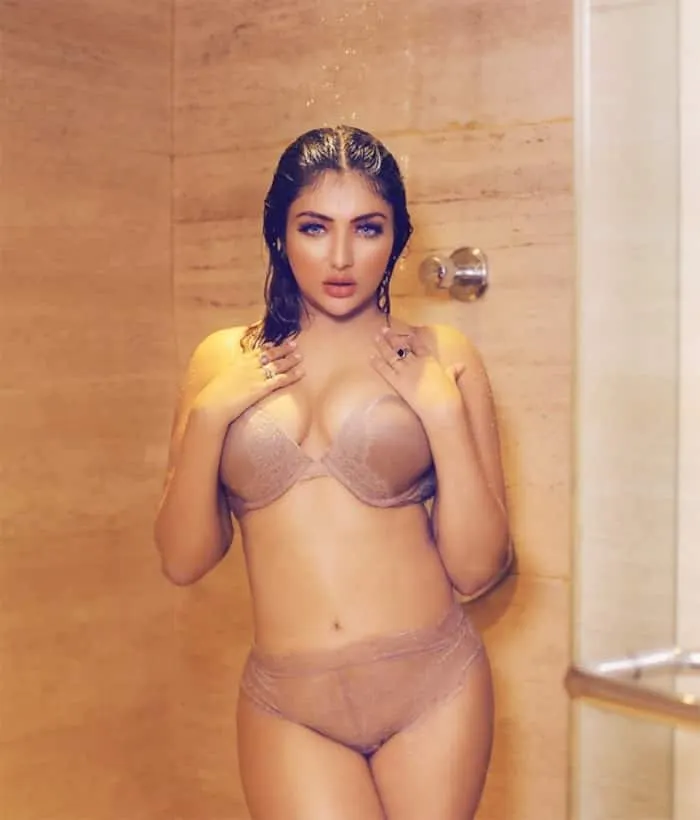
#> input picture ullu-app-web-series-actress-khushi-mukherjee-hot-photos-202204-1650530127.png, 700 x 820 px
$ python resize.py
#> lines starting #> are read from the running program, lines starting #| are printed output that depends on the picture
import cv2

image = cv2.imread("ullu-app-web-series-actress-khushi-mukherjee-hot-photos-202204-1650530127.png")
#> image is the input picture: shape (820, 700, 3); mean B, G, R 115, 147.6, 198.5
if image is not None:
    resized_image = cv2.resize(image , (100, 600))  # Resize to 100x600 pixels
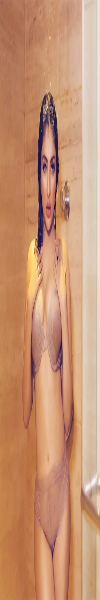
#> resized_image: shape (600, 100, 3); mean B, G, R 115, 147.5, 198.4
    cv2.imshow("Original Image", image)
    cv2.imshow("Resized Image", resized_image)

    #cropped the image
    cropped_image= image[100:400, 200:500]  # Crop the image (y1:y2, x1:x2)
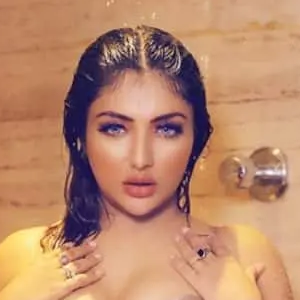
#> cropped_image: shape (300, 300, 3); mean B, G, R 109.1, 137.7, 186.9
    cv2.imshow("Cropped Image", cropped_image)
    cv2.imwrite("cropped_image.png", cropped_image)  # Save the cropped image
    cv2.imwrite("resized_image.png", resized_image)  # Save the resized image
    cv2.waitKey(0)
    cv2.destroyAllWindows()
else:
    print("Error: Could not read the image.")
